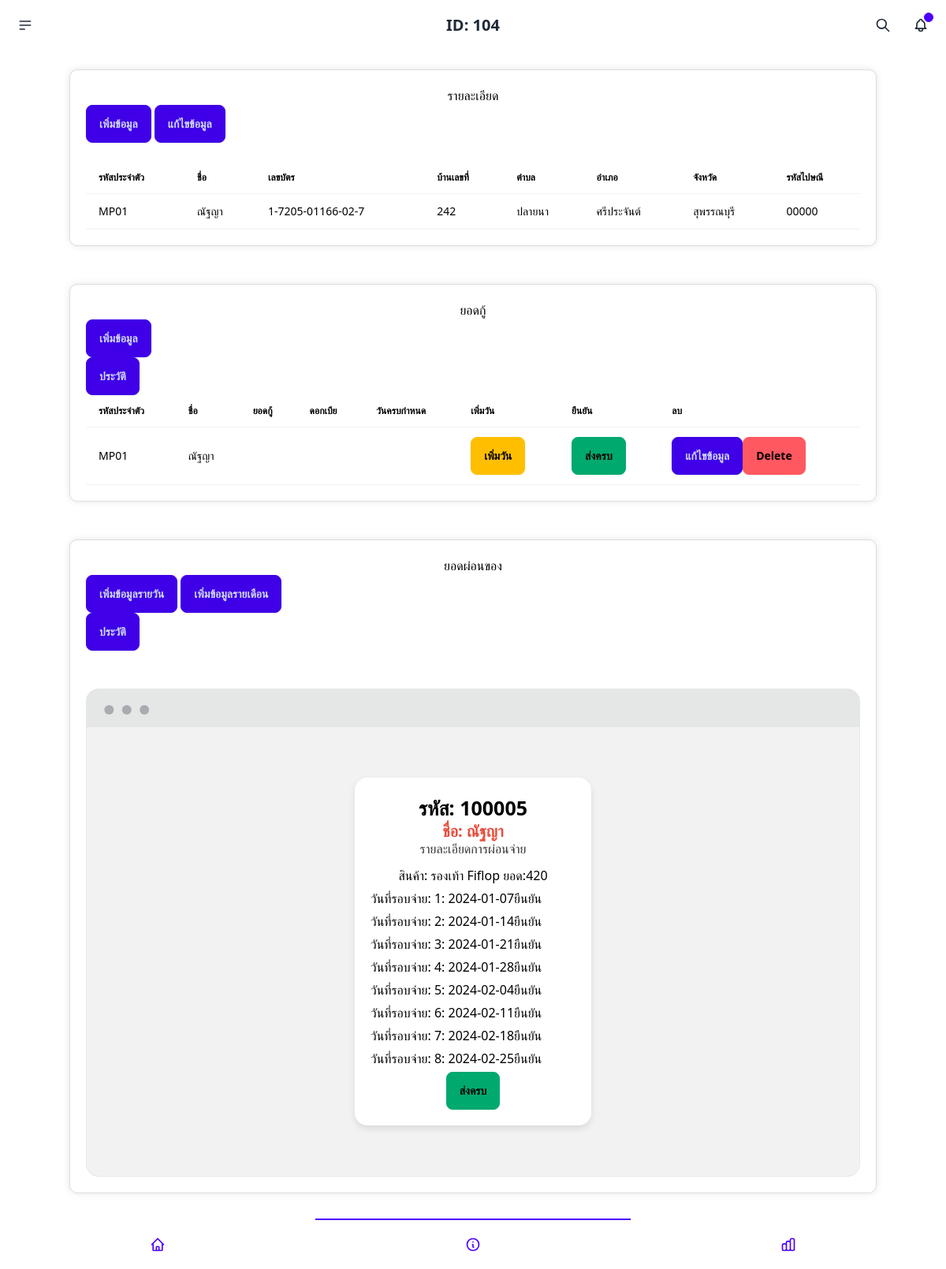
/info.php?uid=104 (signed in), run on the app's committed database.
### tables this page shows
CREATE TABLE `address_records` (
  `record_id` int(11) NOT NULL,
  `address_line1` varchar(255) NOT NULL,
  `address_line2` varchar(255) DEFAULT NULL,
  `city` varchar(100) NOT NULL,
  `province` varchar(100) NOT NULL,
  `postal_code` varchar(10) NOT NULL,
  `uid` int(13) NOT NULL
);

CREATE TABLE `users` (
  `uid` int(11) NOT NULL,
  `fname` varchar(255) NOT NULL,
  `lname` varchar(255) NOT NULL,
  `facename` varchar(255) NOT NULL,
  `cardid` varchar(255) NOT NULL,
  `pid` varchar(255) NOT NULL,
  `status` varchar(255) NOT NULL
);

CREATE TABLE `installment` (
  `inid` int(11) NOT NULL,
  `product_name` varchar(255) NOT NULL,
  `price` int(11) NOT NULL,
  `purchase_date` date NOT NULL,
  `uid` int(11) NOT NULL,
  `purchase_mount` date NOT NULL,
  `instatus` varchar(255) NOT NULL,
  `mountstatus` varchar(255) NOT NULL
);

### info.php (the view, shortened to what this page needs)
<?php
require_once 'connect.php';
if (isset($_GET['uid'])) {
    $uid = $_GET['uid'];
}
?>
<!DOCTYPE html>
<html lang="en">
<head>
    <link rel="stylesheet" href="sty.css">
    <link href="https://cdn.jsdelivr.net/npm/daisyui@4.6.0/dist/full.min.css" rel="stylesheet" type="text/css" />
    <script src="https://cdn.tailwindcss.com"></script>
    <link href='https://unpkg.com/boxicons@2.1.1/css/boxicons.min.css' rel='stylesheet'>
    <link rel="stylesheet" type="text/css" href="https://cdn.datatables.net/1.13.7/css/jquery.dataTables.min.css">
    <link rel="stylesheet" href="https://cdn.jsdelivr.net/npm/sweetalert2@11/dist/sweetalert2.min.css">
</head>
<body>
    <div class="navbar bg-base-100">
        <div class="navbar-start">
            <div class="dropdown">
                <div tabindex="0" role="button" class="btn btn-ghost btn-circle">
                    <svg xmlns="http://www.w3.org/2000/svg" class="h-5 w-5" fill="none" viewBox="0 0 24 24"
                        stroke="currentColor">
                        <path stroke-linecap="round" stroke-linejoin="round" stroke-width="2"
                            d="M4 6h16M4 12h16M4 18h7" />
                    </svg>
                </div>
            </div>
        </div>
        <div class="navbar-center">
            <a class="btn btn-ghost text-xl">
                <?php echo 'ID: ' . $uid; ?>
            </a>
        </div>
        <div class="navbar-end">
            <button class="btn btn-ghost btn-circle">
                <svg xmlns="http://www.w3.org/2000/svg" class="h-5 w-5" fill="none" viewBox="0 0 24 24"
                    stroke="currentColor">
                    <path stroke-linecap="round" stroke-linejoin="round" stroke-width="2"
                        d="M21 21l-6-6m2-5a7 7 0 11-14 0 7 7 0 0114 0z" />
                </svg>
            </button>
            <button class="btn btn-ghost btn-circle">
                <div class="indicator">
                    <span class="badge badge-xs badge-primary indicator-item"></span>
                </div>
            </button>
        </div>
    </div>
    <br>
    <div class="container">
        <center>
            <h1>รายละเอียด</h1>
        </center>
        <button class="btn btn-active btn-primary" onclick="my_modal_4.showModal()">เพิ่มข้อมูล</button>
        <button class="btn btn-active btn-primary" onclick="edit.showModal()">แก้ไขข้อมูล</button><br><br>
        <div class="overflow-x-auto">
            <table class="table table-striped table-hover">
                <thead>
                    <tr>
                        <th>รหัสประจำตัว</th>
                        <th>ชื่อ</th>
                        <th>เลขบัตร</th>
                        <th>บ้านเลขที่</th>
                        <th>ตำบล</th>
                        <th>อำเภอ</th>
                        <th>จังหวัด</th>
                        <th>รหัสไปษณี</th>
                    </tr>
                </thead>
                <tbody id="userDataBody">
                    <?php
                    $query = $conn->prepare("SELECT
                    a.uid AS user_uid,
                    a.pid,
                    a.fname,
                    a.cardid,
                    b.uid AS address_uid,
                    b.address_line1,
                    b.address_line2,
                    b.city,
                    b.province,
                    b.postal_code
                FROM users AS a
                LEFT JOIN address_records AS b ON a.uid = b.uid
                WHERE a.uid = $uid;
                ");
                    if ($query->execute() === false) {
                        die('Error executing the query');
                    }
                    while ($row = $query->fetch(PDO::FETCH_ASSOC)) {
                        echo '<tr>';
                        echo '<td>' . $row['pid'] . '</td>';
                        echo '<td>' . $row['fname'] . '</td>';
                        echo '<td>' . $row['cardid'] . '</td>';
                        echo '<td>' . $row['address_line1'] . '</td>';
                        echo '<td>' . $row['address_line2'] . '</td>';
                        echo '<td>' . $row['city'] . '</td>';
                        echo '<td>' . $row['province'] . '</td>';
                        echo '<td>' . $row['postal_code'] . '</td>';
                        echo '</tr>';
                    }
                    ?>
                </tbody>
            </table>
            <?php
            require_once 'connect.php';
            if ($_SERVER["REQUEST_METHOD"] == "POST") {
                if (isset($_POST['uid'], $_POST['address_line1'], $_POST['address_line2'], $_POST['city'], $_POST['province'], $_POST['postal_code'])) {
                    $uid = intval($_POST['uid']);
                    $address_line1 = htmlspecialchars($_POST['address_line1']);
                    $address_line2 = htmlspecialchars($_POST['address_line2']);
                    $city = htmlspecialchars($_POST['city']);
                    $province = htmlspecialchars($_POST['province']);
                    $postal_code = htmlspecialchars($_POST['postal_code']);
                    $query = "UPDATE address_records SET address_line1 = :address_line1, address_line2 = :address_line2, city = :city, province = :province, postal_code = :postal_code WHERE uid = :uid";
                    $stmt = $conn->prepare($query);
                    $stmt->bindParam(':address_line1', $address_line1, PDO::PARAM_STR);
                    $stmt->bindParam(':address_line2', $address_line2, PDO::PARAM_STR);
                    $stmt->bindParam(':city', $city, PDO::PARAM_STR);
                    $stmt->bindParam(':province', $province, PDO::PARAM_STR);
                    $stmt->bindParam(':postal_code', $postal_code, PDO::PARAM_STR);
                    $stmt->bindParam(':uid', $uid, PDO::PARAM_INT);
                    try {
                        $stmt->execute();
                        echo '<div role="alert" class="alert alert-success">
                                <svg xmlns="http://www.w3.org/2000/svg" class="stroke-current shrink-0 h-6 w-6" fill="none" viewBox="0 0 24 24">
                                  <path stroke-linecap="round" stroke-linejoin="round" stroke-width="2" d="M9 12l2 2 4-4m6 2a9 9 0 11-18 0 9 9 0 0118 0z" />
                                </svg>
                                <span>Your purchase has been confirmed!</span>
                              </div>';
                        echo '<script>
                                setTimeout(function() {
                                    var uid = ' . json_encode($_GET['uid']) . ';
                                    window.location.href = "info.php?uid=" + uid;
                                }, 2000);
                              </script>';
                    } catch (PDOException $e) {
                        echo '<div role="alert" class="alert alert-error">
                                <svg xmlns="http://www.w3.org/2000/svg" class="stroke-current shrink-0 h-6 w-6" fill="none" viewBox="0 0 24 24">
                                  <path stroke-linecap="round" stroke-linejoin="round" stroke-width="2" d="M10 14l2-2m0 0l2-2m-2 2l-2-2m2 2l2 2m7-2a9 9 0 11-18 0 9 9 0 0118 0z" />
                                </svg>
                                <span>Error! Task failed successfully.</span>
                              </div>';
                    }
                }
            } elseif (isset($_GET['uid'])) {
                $uid = $_GET['uid'];
            } else {
                echo "Invalid request.";
            }
            ?>
        </div>
    </div>
    <br><br>
    <div class="container">
        <center>
            <h1>ยอดกู้</h1>
        </center>
        <button class="btn btn-active btn-primary" onclick="my_modal_5.showModal()">เพิ่มข้อมูล</button>
        <form action="hitoryre.php" method="get">
            <button type="submit" class="btn btn-active btn-primary">ประวัติ</button>
        </form>
        <div class="overflow-x-auto">
            <table class="table table-striped table-hover">
                <thead>
                    <tr>
                        <th>รหัสประจำตัว</th>
                        <th>ชื่อ</th>
                        <th>ยอดกู้</th>
                        <th>ดอกเบีย</th>
                        <th>วันครบกำหนด</th>
                        <th>เพิ่มวัน</th>
                        <th>ยืนยัน</th>
                        <th>ลบ</th>
                    </tr>
                </thead>
                <tbody>
                    <?php
                    $query = $conn->prepare("SELECT
                    a.uid AS user_uid,
                    a.pid,
                    a.fname,
                    a.cardid,
                    b.uid AS address_uid,
                    b.loan_amount,
                    b.interest_rate,
                    b.recovery_date,
                    b.stna,
                    b.recid
                FROM users AS a
                LEFT JOIN recover AS b ON a.uid = b.uid
                WHERE a.uid = $uid;");
                    if ($query->execute() === false) {
                        die('Error executing the query');
                    }
                    while ($row = $query->fetch(PDO::FETCH_ASSOC)) {
                        echo '<tr>';
                        echo '<td>' . $row['pid'] . '</td>';
                        echo '<td>' . $row['fname'] . '</td>';
                        echo '<td>' . $row['loan_amount'] . '</td>';
                        echo '<td>' . $row['interest_rate'] . '</td>';
                        if ($row['stna'] == 'pass') {
                            echo '<td>ส่งครบแล้ว</td>';
                        } else {
                            echo '<td>' . $row['recovery_date'] . '</td>';
                        }
                        echo '<td><button class="btn btn-warning add-days-btn" data-recid="' . $row['recid'] . '">เพิ่มวัน</button></td>';
                        echo '<td><button class="btn btn-success save-btn" data-recid="' . $row['recid'] . '">ส่งครบ</button></td>';
                        echo '<td><button class="btn btn-active btn-primary" onclick="openEditPage(' . $row['recid'] . ', \'' . $row['user_uid'] . '\')">แก้ไขข้อมูล</button>';
                        echo '<button class="btn btn-error delete-btn" data-recid="' . $row['recid'] . '" data-user-uid="' . $row['user_uid'] . '">Delete</button>';
                        echo '</tr>';
                    }
                    ?>
                </tbody>
            </table>
        </div>
    </div>
    <br><br>
    <div class="container">
        <center>
            <h1>ยอดผ่อนของ</h1>
        </center>
        <button class="btn btn-active btn-primary" onclick="my_modal_6.showModal()">เพิ่มข้อมูลรายวัน</button>
        <button class="btn btn-active btn-primary" onclick="my_modal_7.showModal()">เพิ่มข้อมูลรายเดือน</button>
        <form action="historyin.php" method="get">
            <button type="submit" class="btn btn-active btn-primary">ประวัติ</button>
        </form><br><br>
        <div class="mockup-window border bg-base-300">
            <div class="flex justify-center px-4 py-16 bg-base-200">
                <?php
                try {
                    $query = $conn->prepare("SELECT *
        FROM
        installment AS b
        LEFT JOIN users AS a ON b.uid = a.uid
        WHERE b.uid = $uid");
                    if ($query->execute() === false) {
                        die('Error executing the query');
                    }
                    while ($row = $query->fetch(PDO::FETCH_ASSOC)) {
                        $cardId = 'card' . $row['inid'];
                        echo '<div class="slider owl-carousel" id="' . $cardId . '">';
                        echo ' <div class="card">';
                        echo '    <div class="content">';
                        echo '      <div class="title">';
                        echo '<p>รหัส: ' . $row['inid'] . '';
                        echo '      </div>';
                        echo '     <div class="sub-title">';
                        echo '  ชื่อ: ' . $row['fname'] . '</p>';
                        echo '     </div>';
                        echo '<h2>รายละเอียดการผ่อนจ่าย</h2>';
                        echo '<p>สินค้า: ' . $row['product_name'] . ' ยอด:' . $row['price'] . ' </p>';
                        echo '<div class="installment-info">';
                        for ($i = 1; $i <= 8; $i++) {
                            $purchaseDate = $row['purchase_date'];
                            $newDate = date('Y-m-d', strtotime($purchaseDate . ' + ' . (($i - 1) * 7) . ' days'));
                            $checkboxId = 'installment_daily' . $row['inid'] . '_' . $i;
                            echo '<p id="' . $checkboxId . '">';
                            echo 'วันที่รอบจ่าย: ' . $i . ': ' . $newDate;
                            echo '<button onclick="changeColor(' . $row['inid'] . ', ' . $i . ', \'daily\')">ยืนยัน</button>';
                            echo '</p>';
                        }
                        echo '</div>';
                        echo '<button class="btn btn-success savein-btn" data-inid="' . $row['inid'] . '">ส่งครบ</button>';
                        echo '</div>';
                        echo '</div>';
                        echo '</div>';
                    }
                } catch (PDOException $e) {
                    echo 'Error: ' . $e->getMessage();
                }
                ?>
            </div>
        </div>
    </div>
    <br><br><br><br>
    <div class="btm-nav">
        <a href="index.php"><button class="text-primary  ">
            </button></a>
        <button class="text-primary active">
            <svg xmlns="http://www.w3.org/2000/svg" class="h-5 w-5" fill="none" viewBox="0 0 24 24"
                stroke="currentColor">
                <path stroke-linecap="round" stroke-linejoin="round" stroke-width="2"
                    d="M13 16h-1v-4h-1m1-4h.01M21 12a9 9 0 11-18 0 9 9 0 0118 0z" />
            </svg>
        </button>
        <button class="text-primary">
        </button>
    </div>
</body>
</html>

### sty.css (style rules this page uses)
.container { max-width: 1200px; margin: 0 auto; padding: 20px; background-color: #ffffff; border: 1px solid #ddd; border-radius: 10px; box-shadow: 0 0 10px rgba(0, 0, 0, 0.1); }
h1 { color: black; }
td { color: black; }
p { color: #000; }
th { color: black; }
.card { background-color: #fff; border-radius: 8px; box-shadow: 0 4px 8px rgba(0, 0, 0, 0.1); padding: 20px; width: 300px; text-align: center; }
.card h2 { color: #333; margin-bottom: 10px; }
.installment-info { text-align: left; }
.installment-info p { margin: 5px 0; }
.slider { max-width: 1100px; display: flex; }
.slider .card { flex: 1; margin: 0 10px; background: #fff; }
.slider .card .content { color: black; }
.card .content .title { font-size: 25px; font-weight: 600; }
.card .content .sub-title { font-size: 20px; font-weight: 600; color: #e74c3c; line-height: 20px; }

### data on the page
address_records: uid.pid "MP01", uid.fname "ณัฐญา", uid.cardid "1-7205-01166-02-7", address_line1 "242", address_line2 "ปลายนา", city "ศรีประจันต์", province "สุพรรณบุรี", postal_code "00000"
users: pid "MP01", fname "ณัฐญา"
installment: inid "100005", uid.fname "ณัฐญา", product_name "รองเท้า Fiflop", price "420", purchase_date "2024-01-07", purchase_date "2024-01-14", purchase_date "2024-01-21", purchase_date "2024-01-28", purchase_date "2024-02-04", purchase_date "2024-02-11", purchase_date "2024-02-18", purchase_date "2024-02-25"

### other printed values
$uid "104"
